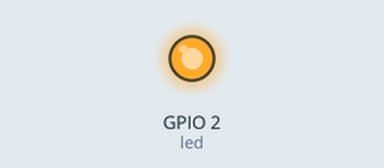
Simulated run of this program. Board: ESP32 board running MicroPython. Shown: output pins drawn as LEDs (lit = HIGH). What the program prints to the serial console is not drawn.

Above: at 0.1 s.
Timing chart, 0 to 1.6 s (numbered marks = the images above):
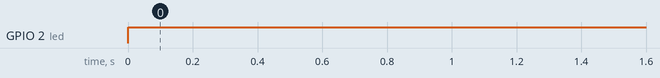

The program:

KY-010.py
```python
from machine import Pin
import time

sensor = Pin(32, Pin.IN)
#The middle pin should be connected to 3.3V
led = Pin(2, Pin.OUT)

while True:
    status = sensor.value()
    if status == 0:
        print("No object")
        led.value(0)
    else:
        print("Object detected")
        led.value(1)

    time.sleep(0.1)
```

Measured:
- by itself, GPIO 2 (led): LOW → HIGH at 0.00 s
